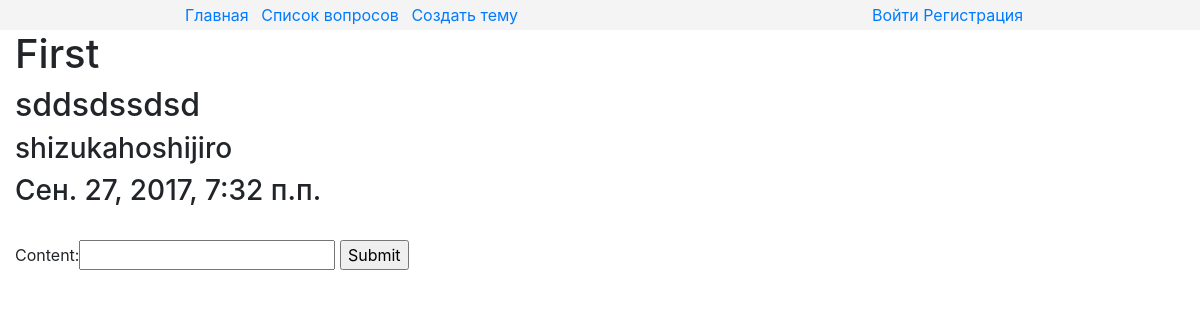
Page /1/ on the earlier database version.
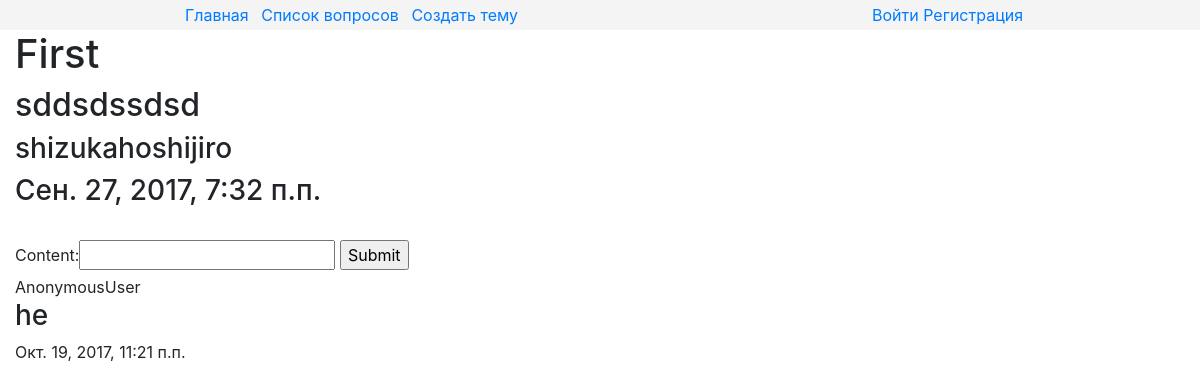
Same page on the later database version.
### comment_app/models.py (models this page shows)
class Comment(models.Model):
    author = models.ForeignKey(settings.AUTH_USER_MODEL,on_delete=PROTECT)
    content = models.CharField(max_length=120)
    pub_date = models.DateTimeField(auto_now_add=True)
    update_date = models.DateTimeField(auto_now=True)
    model_type = models.ForeignKey(ContentType)
    object_id = models.PositiveIntegerField()
    object = GenericForeignKey("model_type","object_id")
    class Meta:
        ordering = ("-pub_date",)

### core/views.py (the view)
# urls.py: url(r"^(?P<pk>\d+)/$", views.TopicDetailView.as_view(), name="detail"),
class TopicDetailView(DetailView):
    model = Topic
    template_name = "core/detail.html"
    def get(self, request, *args, **kwargs):
        self.form = CommentForm
        return super(TopicDetailView, self).get(request,*args,**kwargs)
    def get_context_data(self, **kwargs):
        context = super(TopicDetailView, self).get_context_data(**kwargs)
        context["form"] = self.form
        return context

### core/templates/core/detail.html (shortened to what this page needs)
{% extends "core/patterns/parents/main.html" %}
{% block content %}
    <h1>{{ object.title }}</h1>
    <h2>{{ object.description }}</h2>
    <h3>{{ object.author }}</h3>
    <h3>{{ object.pub_date }}</h3>
    <br>
     <form action="{% url "comment_app:add_comment" %}" method="post">
        {{ form }}
        <input type="submit">
    </form>
    {% for comment in object.comments.all %}
        <div class="comment">
        {{ request.user }}
        <h3>{{ comment.content }}</h3>
        {{ comment.pub_date }}
        </div>
        <br>
    {% endfor %}
{% endblock %}

Differences in the rows shown:
added Comment: user "AnonymousUser", content "he", pub_date "Окт. 19, 2017, 11:21 п.п."
